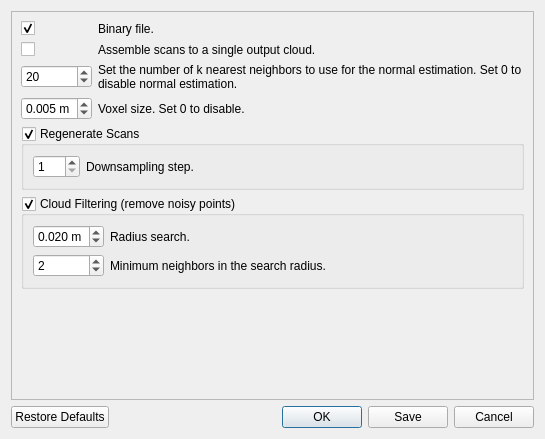
<?xml version="1.0" encoding="UTF-8"?>
<ui version="4.0">
 <class>ExportScansDialog</class>
 <widget class="QDialog" name="ExportScansDialog">
  <property name="geometry">
   <rect>
    <x>0</x>
    <y>0</y>
    <width>545</width>
    <height>439</height>
   </rect>
  </property>
  <property name="windowTitle">
   <string>Export Scans</string>
  </property>
  <layout class="QVBoxLayout" name="verticalLayout_2" stretch="1,0,0">
   <item>
    <widget class="QScrollArea" name="scrollArea">
     <property name="widgetResizable">
      <bool>true</bool>
     </property>
     <widget class="QWidget" name="scrollAreaWidgetContents">
      <property name="geometry">
       <rect>
        <x>0</x>
        <y>0</y>
        <width>519</width>
        <height>363</height>
       </rect>
      </property>
      <layout class="QVBoxLayout" name="verticalLayout_13">
       <item>
        <layout class="QGridLayout" name="gridLayout_8" columnstretch="0,1">
         <item row="1" column="1">
          <widget class="QLabel" name="label_binaryFile_2">
           <property name="text">
            <string>Assemble scans to a single output cloud.</string>
           </property>
           <property name="wordWrap">
            <bool>true</bool>
           </property>
          </widget>
         </item>
         <item row="0" column="0">
          <widget class="QCheckBox" name="checkBox_binary">
           <property name="text">
            <string/>
           </property>
           <property name="checked">
            <bool>true</bool>
           </property>
          </widget>
         </item>
         <item row="1" column="0">
          <widget class="QCheckBox" name="checkBox_assemble">
           <property name="text">
            <string/>
           </property>
          </widget>
         </item>
         <item row="3" column="1">
          <widget class="QLabel" name="label_109">
           <property name="text">
            <string>Voxel size. Set 0 to disable.</string>
           </property>
           <property name="wordWrap">
            <bool>true</bool>
           </property>
          </widget>
         </item>
         <item row="3" column="0">
          <widget class="QDoubleSpinBox" name="doubleSpinBox_voxelSize_assembled">
           <property name="suffix">
            <string> m</string>
           </property>
           <property name="decimals">
            <number>3</number>
           </property>
           <property name="maximum">
            <double>1.000000000000000</double>
           </property>
           <property name="singleStep">
            <double>0.010000000000000</double>
           </property>
           <property name="value">
            <double>0.005000000000000</double>
           </property>
          </widget>
         </item>
         <item row="2" column="1">
          <widget class="QLabel" name="label_111">
           <property name="text">
            <string>Set the number of k nearest neighbors to use for the normal estimation. Set 0 to disable normal estimation.</string>
           </property>
           <property name="wordWrap">
            <bool>true</bool>
           </property>
          </widget>
         </item>
         <item row="2" column="0">
          <widget class="QSpinBox" name="spinBox_normalKSearch">
           <property name="minimum">
            <number>0</number>
           </property>
           <property name="value">
            <number>20</number>
           </property>
          </widget>
         </item>
         <item row="0" column="1">
          <widget class="QLabel" name="label_binaryFile">
           <property name="text">
            <string>Binary file.</string>
           </property>
           <property name="wordWrap">
            <bool>true</bool>
           </property>
          </widget>
         </item>
        </layout>
       </item>
       <item>
        <widget class="QGroupBox" name="groupBox_regenerate">
         <property name="title">
          <string>Regenerate Scans</string>
         </property>
         <property name="checkable">
          <bool>true</bool>
         </property>
         <layout class="QVBoxLayout" name="verticalLayout_14">
          <item>
           <layout class="QGridLayout" name="gridLayout" columnstretch="0,1">
            <item row="0" column="1">
             <widget class="QLabel" name="label_108">
              <property name="text">
               <string>Downsampling step.</string>
              </property>
              <property name="wordWrap">
               <bool>true</bool>
              </property>
             </widget>
            </item>
            <item row="0" column="0">
             <widget class="QSpinBox" name="spinBox_decimation">
              <property name="minimum">
               <number>1</number>
              </property>
              <property name="maximum">
               <number>999</number>
              </property>
              <property name="value">
               <number>1</number>
              </property>
             </widget>
            </item>
           </layout>
          </item>
         </layout>
        </widget>
       </item>
       <item>
        <widget class="QGroupBox" name="groupBox_filtering">
         <property name="title">
          <string>Cloud Filtering (remove noisy points)</string>
         </property>
         <property name="checkable">
          <bool>true</bool>
         </property>
         <layout class="QGridLayout" name="gridLayout_9" columnstretch="0,1">
          <item row="0" column="0">
           <widget class="QDoubleSpinBox" name="doubleSpinBox_filteringRadius">
            <property name="suffix">
             <string> m</string>
            </property>
            <property name="decimals">
             <number>3</number>
            </property>
            <property name="minimum">
             <double>0.001000000000000</double>
            </property>
            <property name="maximum">
             <double>1.000000000000000</double>
            </property>
            <property name="singleStep">
             <double>0.010000000000000</double>
            </property>
            <property name="value">
             <double>0.020000000000000</double>
            </property>
           </widget>
          </item>
          <item row="0" column="1">
           <widget class="QLabel" name="label_110">
            <property name="text">
             <string>Radius search.</string>
            </property>
            <property name="wordWrap">
             <bool>true</bool>
            </property>
           </widget>
          </item>
          <item row="1" column="0">
           <widget class="QSpinBox" name="spinBox_filteringMinNeighbors">
            <property name="minimum">
             <number>1</number>
            </property>
            <property name="maximum">
             <number>100</number>
            </property>
            <property name="value">
             <number>2</number>
            </property>
           </widget>
          </item>
          <item row="1" column="1">
           <widget class="QLabel" name="label_112">
            <property name="text">
             <string>Minimum neighbors in the search radius.</string>
            </property>
            <property name="wordWrap">
             <bool>true</bool>
            </property>
           </widget>
          </item>
         </layout>
        </widget>
       </item>
       <item>
        <spacer name="verticalSpacer_9">
         <property name="orientation">
          <enum>Qt::Vertical</enum>
         </property>
         <property name="sizeHint" stdset="0">
          <size>
           <width>0</width>
           <height>0</height>
          </size>
         </property>
        </spacer>
       </item>
      </layout>
     </widget>
    </widget>
   </item>
   <item>
    <spacer name="verticalSpacer">
     <property name="orientation">
      <enum>Qt::Vertical</enum>
     </property>
     <property name="sizeHint" stdset="0">
      <size>
       <width>20</width>
       <height>0</height>
      </size>
     </property>
    </spacer>
   </item>
   <item>
    <widget class="QDialogButtonBox" name="buttonBox">
     <property name="orientation">
      <enum>Qt::Horizontal</enum>
     </property>
     <property name="standardButtons">
      <set>QDialogButtonBox::Cancel|QDialogButtonBox::Ok|QDialogButtonBox::RestoreDefaults|QDialogButtonBox::Save</set>
     </property>
    </widget>
   </item>
  </layout>
 </widget>
 <resources/>
 <connections>
  <connection>
   <sender>buttonBox</sender>
   <signal>accepted()</signal>
   <receiver>ExportScansDialog</receiver>
   <slot>accept()</slot>
   <hints>
    <hint type="sourcelabel">
     <x>248</x>
     <y>254</y>
    </hint>
    <hint type="destinationlabel">
     <x>157</x>
     <y>274</y>
    </hint>
   </hints>
  </connection>
  <connection>
   <sender>buttonBox</sender>
   <signal>rejected()</signal>
   <receiver>ExportScansDialog</receiver>
   <slot>reject()</slot>
   <hints>
    <hint type="sourcelabel">
     <x>316</x>
     <y>260</y>
    </hint>
    <hint type="destinationlabel">
     <x>286</x>
     <y>274</y>
    </hint>
   </hints>
  </connection>
 </connections>
</ui>
